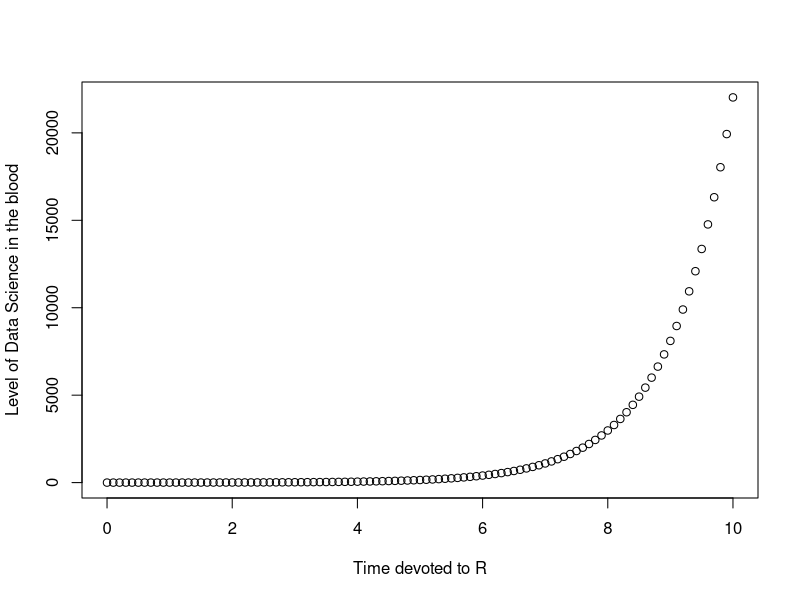

This figure's R source:
## ---- chunk 1
2 + 2
2^10
## ---- chunk 2
zmienna  =  2^10
zmienna2 <- 2^10 
## ---- chunk 3
??"sequence"
## ---- chunk 4
?seq
## ---- chunk 5
sekwencja <- seq(from = 0, to = 10, by = 0.1)
## ---- chunk 6
sekwencja <- seq(by = 0.1, from = 0, to = 10)
## ---- chunk 7
sekwencja <- seq(0, 10, 0.1)
## ---- chunk 8
poziom <- exp(sekwencja)

plot(x = sekwencja, y = poziom,
     xlab="Time devoted to R", ylab="Level of Data Science in the blood")
